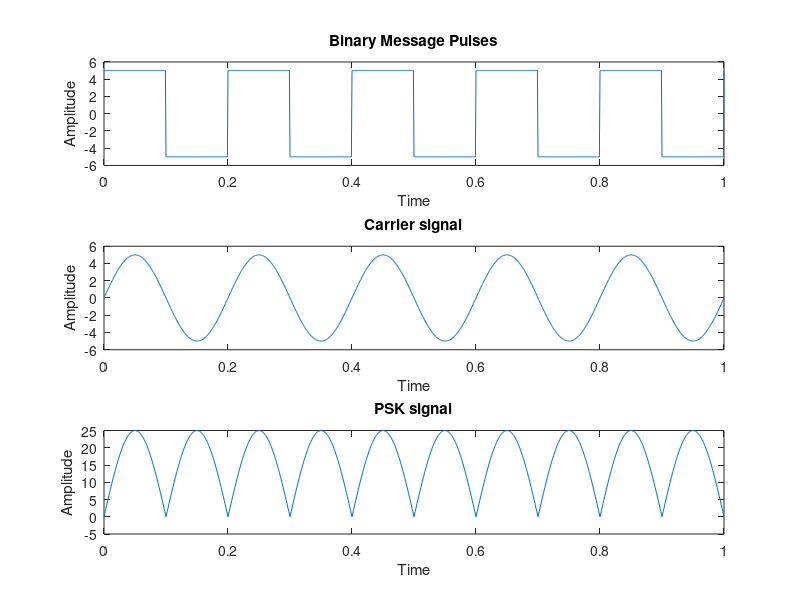

Write the MATLAB code that produced this figure.
clc;
close all;
clear all;
fp=input('Enter the freq of SPeriodic Binary pulse:');
fc=input('Enter the freq of carrier:');
amp=input('Enter the amplitude (For Carrier & Binary Pulse Message):');
t=0:0.001:1; % For setting the sampling interval

%carrier signal
carr=amp.*sin(2*pi*fc*t);

%message signal
message=amp.*square(2*pi*fp*t);

%ask signal
ask=message.*carr;

%plot message signal
subplot(311);
plot(t,message);
xlabel('Time');
ylabel('Amplitude');
title('Binary Message Pulses');

%plot carrier signal
subplot(312);
plot(t,carr);
xlabel('Time');
ylabel('Amplitude');
title('Carrier signal');

%plot modulated signal
subplot(313);
plot(t,ask);
xlabel('Time');
ylabel('Amplitude');
title('PSK signal');
